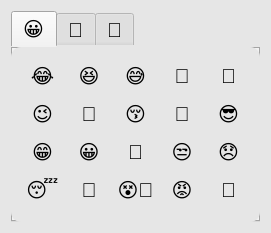
<?xml version="1.0" encoding="UTF-8"?>
<ui version="4.0">
 <class>EmojiPage</class>
 <widget class="QWidget" name="EmojiPage">
  <property name="geometry">
   <rect>
    <x>0</x>
    <y>0</y>
    <width>271</width>
    <height>233</height>
   </rect>
  </property>
  <property name="maximumSize">
   <size>
    <width>271</width>
    <height>233</height>
   </size>
  </property>
  <property name="windowTitle">
   <string>Form</string>
  </property>
  <property name="styleSheet">
   <string notr="true">    border-radius: 10px; /* 设置圆角半径为10px */  
    padding: 2px 2px; /* 添加内边距以显示边框与文本之间的空间 */  
    background-color: rgb(230, 230, 230); /* 设置背景颜色 */
	font-size:20px;
    text-align: center; /* 文本居中 */  
</string>
  </property>
  <layout class="QHBoxLayout" name="horizontalLayout">
   <item>
    <widget class="QTabWidget" name="tabWidget">
     <property name="minimumSize">
      <size>
       <width>249</width>
       <height>211</height>
      </size>
     </property>
     <property name="styleSheet">
      <string notr="true">QPushButton:hover {font-size:25px;}
/*background-color:rgb(170, 255, 255)*/</string>
     </property>
     <property name="currentIndex">
      <number>0</number>
     </property>
     <widget class="QWidget" name="tab_2">
      <attribute name="title">
       <string>😀</string>
      </attribute>
      <layout class="QGridLayout" name="gridLayout">
       <item row="1" column="0">
        <widget class="QPushButton" name="pushButton_16">
         <property name="styleSheet">
          <string notr="true"/>
         </property>
         <property name="text">
          <string>😉</string>
         </property>
        </widget>
       </item>
       <item row="1" column="3">
        <widget class="QPushButton" name="pushButton_17">
         <property name="styleSheet">
          <string notr="true"/>
         </property>
         <property name="text">
          <string>🤭</string>
         </property>
        </widget>
       </item>
       <item row="2" column="1">
        <widget class="QPushButton" name="pushButton">
         <property name="styleSheet">
          <string notr="true"/>
         </property>
         <property name="text">
          <string>😀</string>
         </property>
        </widget>
       </item>
       <item row="1" column="2">
        <widget class="QPushButton" name="pushButton_12">
         <property name="styleSheet">
          <string notr="true"/>
         </property>
         <property name="text">
          <string>😚</string>
         </property>
        </widget>
       </item>
       <item row="3" column="0">
        <widget class="QPushButton" name="pushButton_13">
         <property name="text">
          <string>😴</string>
         </property>
        </widget>
       </item>
       <item row="2" column="5">
        <widget class="QPushButton" name="pushButton_35">
         <property name="text">
          <string>😞</string>
         </property>
        </widget>
       </item>
       <item row="2" column="0">
        <widget class="QPushButton" name="pushButton_2">
         <property name="styleSheet">
          <string notr="true"/>
         </property>
         <property name="text">
          <string>😁</string>
         </property>
        </widget>
       </item>
       <item row="2" column="2">
        <widget class="QPushButton" name="pushButton_7">
         <property name="text">
          <string>🤪</string>
         </property>
        </widget>
       </item>
       <item row="0" column="3">
        <widget class="QPushButton" name="pushButton_5">
         <property name="styleSheet">
          <string notr="true"/>
         </property>
         <property name="text">
          <string>🤣</string>
         </property>
        </widget>
       </item>
       <item row="3" column="3">
        <widget class="QPushButton" name="pushButton_22">
         <property name="text">
          <string>😡</string>
         </property>
        </widget>
       </item>
       <item row="3" column="5">
        <widget class="QPushButton" name="pushButton_36">
         <property name="text">
          <string>🤡</string>
         </property>
        </widget>
       </item>
       <item row="0" column="5">
        <widget class="QPushButton" name="pushButton_33">
         <property name="styleSheet">
          <string notr="true"/>
         </property>
         <property name="text">
          <string>🤤</string>
         </property>
        </widget>
       </item>
       <item row="3" column="1">
        <widget class="QPushButton" name="pushButton_18">
         <property name="text">
          <string>🥳</string>
         </property>
        </widget>
       </item>
       <item row="0" column="0">
        <widget class="QPushButton" name="pushButton_6">
         <property name="styleSheet">
          <string notr="true"/>
         </property>
         <property name="text">
          <string>😂</string>
         </property>
        </widget>
       </item>
       <item row="1" column="1">
        <widget class="QPushButton" name="pushButton_11">
         <property name="styleSheet">
          <string notr="true"/>
         </property>
         <property name="text">
          <string>🥰</string>
         </property>
        </widget>
       </item>
       <item row="3" column="2">
        <widget class="QPushButton" name="pushButton_23">
         <property name="text">
          <string>😵‍💫</string>
         </property>
        </widget>
       </item>
       <item row="1" column="5">
        <widget class="QPushButton" name="pushButton_34">
         <property name="styleSheet">
          <string notr="true"/>
         </property>
         <property name="text">
          <string>😎</string>
         </property>
        </widget>
       </item>
       <item row="0" column="2">
        <widget class="QPushButton" name="pushButton_4">
         <property name="styleSheet">
          <string notr="true"/>
         </property>
         <property name="text">
          <string>😅</string>
         </property>
        </widget>
       </item>
       <item row="2" column="3">
        <widget class="QPushButton" name="pushButton_8">
         <property name="text">
          <string>😒</string>
         </property>
        </widget>
       </item>
       <item row="0" column="1">
        <widget class="QPushButton" name="pushButton_3">
         <property name="styleSheet">
          <string notr="true"/>
         </property>
         <property name="text">
          <string>😆</string>
         </property>
        </widget>
       </item>
      </layout>
     </widget>
     <widget class="QWidget" name="tab">
      <attribute name="title">
       <string>💖</string>
      </attribute>
      <layout class="QGridLayout" name="gridLayout_2">
       <item row="0" column="1">
        <widget class="QPushButton" name="pushButton_10">
         <property name="text">
          <string>💖</string>
         </property>
        </widget>
       </item>
       <item row="2" column="4">
        <widget class="QPushButton" name="pushButton_28">
         <property name="text">
          <string>🤎</string>
         </property>
        </widget>
       </item>
       <item row="0" column="4">
        <widget class="QPushButton" name="pushButton_26">
         <property name="text">
          <string>💗</string>
         </property>
        </widget>
       </item>
       <item row="3" column="1">
        <widget class="QPushButton" name="pushButton_29">
         <property name="text">
          <string>🤍</string>
         </property>
        </widget>
       </item>
       <item row="3" column="3">
        <widget class="QPushButton" name="pushButton_31">
         <property name="text">
          <string>💟</string>
         </property>
        </widget>
       </item>
       <item row="0" column="3">
        <widget class="QPushButton" name="pushButton_25">
         <property name="text">
          <string>💘</string>
         </property>
        </widget>
       </item>
       <item row="3" column="4">
        <widget class="QPushButton" name="pushButton_32">
         <property name="text">
          <string>💋</string>
         </property>
        </widget>
       </item>
       <item row="1" column="2">
        <widget class="QPushButton" name="pushButton_19">
         <property name="text">
          <string>💕</string>
         </property>
        </widget>
       </item>
       <item row="2" column="1">
        <widget class="QPushButton" name="pushButton_14">
         <property name="text">
          <string>💚</string>
         </property>
        </widget>
       </item>
       <item row="1" column="1">
        <widget class="QPushButton" name="pushButton_9">
         <property name="text">
          <string>💞</string>
         </property>
        </widget>
       </item>
       <item row="2" column="3">
        <widget class="QPushButton" name="pushButton_20">
         <property name="text">
          <string>💜</string>
         </property>
        </widget>
       </item>
       <item row="3" column="2">
        <widget class="QPushButton" name="pushButton_30">
         <property name="text">
          <string>💌</string>
         </property>
        </widget>
       </item>
       <item row="0" column="2">
        <widget class="QPushButton" name="pushButton_24">
         <property name="text">
          <string>💝</string>
         </property>
        </widget>
       </item>
       <item row="2" column="2">
        <widget class="QPushButton" name="pushButton_21">
         <property name="text">
          <string>💙</string>
         </property>
        </widget>
       </item>
       <item row="1" column="4">
        <widget class="QPushButton" name="pushButton_27">
         <property name="text">
          <string>🧡</string>
         </property>
        </widget>
       </item>
       <item row="1" column="3">
        <widget class="QPushButton" name="pushButton_15">
         <property name="text">
          <string>💔</string>
         </property>
        </widget>
       </item>
       <item row="0" column="5">
        <widget class="QPushButton" name="pushButton_37">
         <property name="text">
          <string>💓</string>
         </property>
        </widget>
       </item>
       <item row="1" column="5">
        <widget class="QPushButton" name="pushButton_38">
         <property name="text">
          <string>💛</string>
         </property>
        </widget>
       </item>
       <item row="2" column="5">
        <widget class="QPushButton" name="pushButton_39">
         <property name="text">
          <string>🖤</string>
         </property>
        </widget>
       </item>
       <item row="3" column="5">
        <widget class="QPushButton" name="pushButton_40">
         <property name="text">
          <string>💯</string>
         </property>
        </widget>
       </item>
      </layout>
     </widget>
     <widget class="QWidget" name="tab_3">
      <attribute name="title">
       <string>🫰</string>
      </attribute>
      <layout class="QGridLayout" name="gridLayout_3">
       <item row="3" column="2">
        <widget class="QPushButton" name="pushButton_52">
         <property name="text">
          <string>🫵</string>
         </property>
        </widget>
       </item>
       <item row="1" column="3">
        <widget class="QPushButton" name="pushButton_54">
         <property name="text">
          <string>👍</string>
         </property>
        </widget>
       </item>
       <item row="0" column="1">
        <widget class="QPushButton" name="pushButton_43">
         <property name="text">
          <string>🤏</string>
         </property>
        </widget>
       </item>
       <item row="1" column="1">
        <widget class="QPushButton" name="pushButton_47">
         <property name="text">
          <string>🤟</string>
         </property>
        </widget>
       </item>
       <item row="2" column="2">
        <widget class="QPushButton" name="pushButton_51">
         <property name="text">
          <string>🙌</string>
         </property>
        </widget>
       </item>
       <item row="1" column="2">
        <widget class="QPushButton" name="pushButton_50">
         <property name="text">
          <string>🖕</string>
         </property>
        </widget>
       </item>
       <item row="0" column="0">
        <widget class="QPushButton" name="pushButton_41">
         <property name="text">
          <string>🫰</string>
         </property>
        </widget>
       </item>
       <item row="2" column="1">
        <widget class="QPushButton" name="pushButton_48">
         <property name="text">
          <string>👏</string>
         </property>
        </widget>
       </item>
       <item row="3" column="3">
        <widget class="QPushButton" name="pushButton_56">
         <property name="text">
          <string>🤚</string>
         </property>
        </widget>
       </item>
       <item row="0" column="3">
        <widget class="QPushButton" name="pushButton_53">
         <property name="text">
          <string>👋</string>
         </property>
        </widget>
       </item>
       <item row="3" column="1">
        <widget class="QPushButton" name="pushButton_42">
         <property name="text">
          <string>🤲</string>
         </property>
        </widget>
       </item>
       <item row="0" column="2">
        <widget class="QPushButton" name="pushButton_49">
         <property name="text">
          <string>🖐️</string>
         </property>
        </widget>
       </item>
       <item row="2" column="0">
        <widget class="QPushButton" name="pushButton_46">
         <property name="text">
          <string>👊</string>
         </property>
        </widget>
       </item>
       <item row="3" column="0">
        <widget class="QPushButton" name="pushButton_44">
         <property name="text">
          <string>💪</string>
         </property>
        </widget>
       </item>
       <item row="1" column="0">
        <widget class="QPushButton" name="pushButton_45">
         <property name="text">
          <string>🤙</string>
         </property>
        </widget>
       </item>
       <item row="2" column="3">
        <widget class="QPushButton" name="pushButton_55">
         <property name="text">
          <string>🙏</string>
         </property>
        </widget>
       </item>
       <item row="0" column="4">
        <widget class="QPushButton" name="pushButton_57">
         <property name="text">
          <string>🖖</string>
         </property>
        </widget>
       </item>
       <item row="1" column="4">
        <widget class="QPushButton" name="pushButton_58">
         <property name="text">
          <string>👎</string>
         </property>
        </widget>
       </item>
       <item row="2" column="4">
        <widget class="QPushButton" name="pushButton_59">
         <property name="text">
          <string>🤝</string>
         </property>
        </widget>
       </item>
       <item row="3" column="4">
        <widget class="QPushButton" name="pushButton_60">
         <property name="text">
          <string>🤞</string>
         </property>
        </widget>
       </item>
      </layout>
     </widget>
    </widget>
   </item>
  </layout>
 </widget>
 <resources/>
 <connections/>
</ui>
